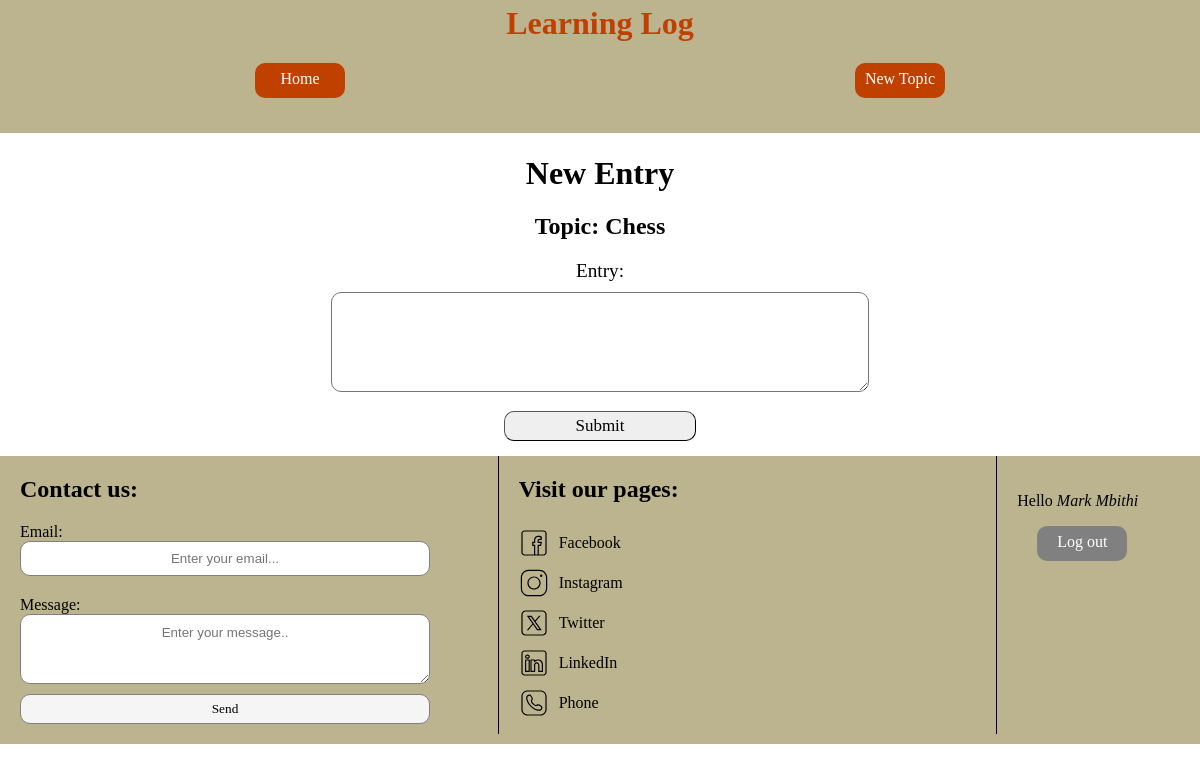
The page /entries/new/8/ (signed in) on the database its author committed.
### learning_log/models.py (models this page shows, shortened)
class Topic(models.Model):
    author = models.ForeignKey(get_user_model(), on_delete=models.CASCADE)
    text = models.CharField(max_length=200)
    created_at = models.DateTimeField(auto_now_add=True)

### accounts/models.py (models this page shows, shortened)
class CustomUser(AbstractBaseUser, PermissionsMixin):
    email = models.EmailField(_("email"), unique=True)
    first_name = models.CharField(_("first name"), max_length=150)
    last_name = models.CharField(_("last name"), max_length=150)
    is_staff = models.BooleanField(_("staff status"), default=False)
    is_superuser = models.BooleanField(_("superuser status"), default=False)
    date_joined = models.DateTimeField(default=timezone.now)
    USERNAME_FIELD = 'email'
    REQUIRED_FIELDS = ['first_name', 'last_name', 'password']
    objects = CustomUserManager()

### learning_log/views.py (the view)
# urls.py: path('entries/new/<int:topic_id>/', new_entry, name='new_entry'),
@login_required
def new_entry(request, topic_id):
    this_topic = Topic.objects.get(id=topic_id)
    if this_topic.author != request.user:
        raise Http404(_("Permission denied"))
    if request.method == 'POST':
        form = EntryForm(data=request.POST)
        if form.is_valid():
            entry = form.save(commit=False)
            entry.topic = this_topic
            entry.save()
            return redirect(reverse('learning_log:individual_topic', args=[str(this_topic.id)]))
    else:
        form = EntryForm()
    return render(request, 'learning_log/new_entry.html', {
        'form': form,
        'topic': this_topic
    })

### learning_log/forms.py
class EntryForm(forms.ModelForm):
    class Meta:
        model = Entry
        fields = ['text']
        labels = {
            'text': 'Entry'
        }
        widget = {
            'text': forms.TextInput(attrs={
                'class': 'form-input',
                'id': 'entry-input',
                'placeholder': 'New entry text...'
            })
        }

### learning_log/templates/learning_log/new_entry.html (shortened to what this page needs)
{% extends "base.html" %}{% load static %}
{% block css %}
    <link rel="stylesheet" href="{% static "learning_log/css/new_entry.css" %}">
{% endblock css %}
{% block content %}
    <div class="page-container">
        <h1 class="page-title">New Entry</h1>
        <h2 class="topic-text">Topic: <span>{{ topic.text }}</span></h2>
        <div class="form-container">
            <form action="." method="post" class="entry-form">
                {% for field in form %}
                    <div class="form-field-container">
                        <label for="{{ field.id }}" class="form-label">{{ field.label }}:</label>
                        {{ field }}
                    </div>
                {% endfor %}
                <button type="submut" class="form-submit">Submit</button>
            </form>
        </div>
    </div>
{% endblock content %}

### learning_log/templates/footer.html (shortened to what this page needs)
{% if request.user.is_authenticated %}{% load static %}
    <footer class="footer-authenticated">
        <div class="footer-container footer-left">
            <h2 class="footer-title" id="contact-title">Contact us:</h2>
            <form action="#" method="post" class="footer-form">
                <div class="footer-field-container">
                    <label for="footer-email" class="footer-label">Email:</label>
                    <input type="email" id="footer-email" class="footer-field" placeholder="Enter your email...">
                </div>
                <div class="space"></div>
                <div class="footer-field-container">
                    <label for="footer-message" class="footer-label">Message:</label>
                    <textarea class="footer-field" name="footer-message" class="footer-field" id="footer-message" cols="30" rows="3" placeholder="Enter your message.."></textarea>
                </div>
                <button type="submit" class="footer-submit">Send</button>
            </form>
        </div>
        <div class="footer-container footer-right">
            <h2 class="footer-title">Visit our pages:</h2>
            <a href="#" target="_blank" class="footer-link">
                <img class="link-icon" src="{% static "learning_log/img/facebook.svg" %}" alt="">
                <p class="footer-link-text">Facebook</p>
            </a>
            <a href="#" target="_blank" class="footer-link">
                <img class="link-icon" src="{% static "learning_log/img/instagram.svg" %}" alt="">
                <p class="footer-link-text">Instagram</p>
            </a>
            <a href="#" target="_blank" class="footer-link">
                <img class="link-icon" src="{% static "learning_log/img/twitterx.svg" %}" alt="">
                <p class="footer-link-text">Twitter</p>
            </a>
            <a href="#" target="_blank" class="footer-link">
                <img class="link-icon" src="{% static "learning_log/img/linkedin.svg" %}" alt="">
                <p class="footer-link-text">LinkedIn</p>
            </a>
            <a href="tel:+254707240764" target="_blank" class="footer-link">
                <img class="link-icon" src="{% static "learning_log/img/phone.svg" %}" alt="">
                <p class="footer-link-text">Phone</p>
            </a>
        </div>
        <div class="auth-details-container footer-container">
            <p class="user-greeting">Hello <span>{{ request.user.first_name }} {{ request.user.last_name }}</span></p>
            <a href="{% url 'accounts:logout' %}" id="logout-link" class="nav-link">Log out</a>
        </div>
    </footer>
{% endif %}

### learning_log/static/learning_log/css/base.css (style rules this page uses)
* { box-sizing: border-box; font-family:'Times New Roman', Times, serif; }
body { margin: 0%; padding: 0%; background-color: white; display: grid; grid-template-areas: "header header header" "page-content page-content page-content" "footer footer footer"; }
.footer-container { margin: 0%; width: 50%; }
.footer-container:nth-child(-n + 2) { border-right: 0.5px solid black; }
.footer-title { text-align: start; margin-left: 20px; }
.footer-field-container { margin-left: 20px; }
.space { height: 10px; background: transparent; }
.footer-label { display: block; text-align: start; }
.footer-field-container:first-of-type { margin-bottom: 10px; }
.footer-field { border-radius: 10px; border: 0.5px solid grey; font-family: 'Franklin Gothic Medium', 'Arial Narrow', Arial, sans-serif; }
#footer-email { width: 410px; height: 35px; text-align: center; }
#footer-message { width: 410px; height: 70px; display: flex; text-align: center; padding-top: 10px; }
.footer-submit { width: 80px; height: 30px; margin-top: 10px; border-radius: 10px; background-color: whitesmoke; margin-bottom: 10px; border: 0.5px solid grey; margin-left: 20px; width: 410px; }
.footer-container > a { display: block; width: 100%; display: flex; justify-content: start; align-items: center; margin-bottom: 0%; padding-bottom: 0%; height: 40px; text-decoration: none; color: black; width: 120px; margin-left: 20px; }
.link-icon { width: 30px; height: 30px; margin-bottom: 0%; margin-right: 10px; }
.footer-authenticated { grid-area: footer; display: flex; justify-content: center; margin-right: 0%; margin-left: 0%; background-color: rgb(187, 180, 142); margin-bottom: 0%; padding-bottom: 10px; }
.auth-details-container { width: 20%; padding-top: 20px; padding-left: 20px; }
.auth-details-container a { display: block; height: 35px; width: 90px; text-align: center; padding-top: 7px; background-color: #C04000; color: white; border-radius: 10px; border-color: transparent; text-decoration: none; }
.auth-details-container span { font-style: italic; }
#logout-link { background-color: grey; }

### learning_log/static/learning_log/css/new_entry.css (style rules this page uses)
.page-container { width: 80%; margin-left: 10%; margin-right: 10%; padding-bottom: 15px; }
.topic-text, .page-title { width: 100%; text-align: center; }
.topic-text span { font-weight: 700; }
.form-field-container { width: 80%; margin-right: 10%; margin-left: 10%; }
.form-submit { width: 20%; height: 30px; margin-top: 15px; margin-left: 40%; margin-right: 40%; border-radius: 10px; border-width: 0.5px; font-size: 17px; }
#id_text { width: 70%; height: 100px; margin-right: 15%; margin-left: 15%; border-radius: 10px; border-width: 0.5px; padding: 10px; text-align: center; font-size: 105%; }
.form-label { display: block; font-size: 120%; margin-bottom: 10px; text-align: center; }

### rows shown on the page
Topic: text "Chess"
CustomUser: user.first_name "Mark", user.last_name "Mbithi"

### other values the page prints
{{ field.label }} "Entry"
